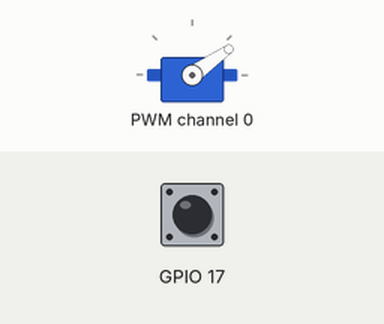
Recording of a program running on a simulated Raspberry Pi (BCM pin numbers). Parts: servo. The test bench sets the inputs (shaded band); at power-on: GPIO 17 LOW. The clock reads 2024-03-15 10:24:30 at power-on unless the program sets it; servo angles are drawn from the pulse width (0.5 ms = 0°, 2.5 ms = 180°); what the program prints to the terminal is not drawn.

Above: at 1.3 s.
1.4 s: GPIO 17 pulsed HIGH 2 times (0.12 s each, 0.3 s apart)
At 1.71 s:
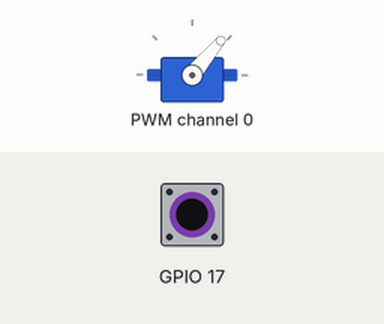
4.4 s: GPIO 17 driven HIGH
At 5.75 s:
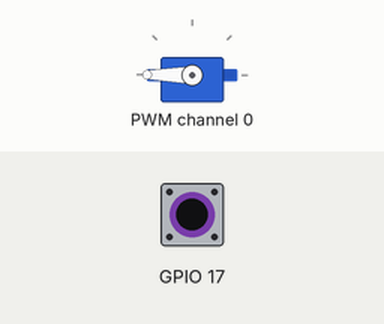
7.4 s: GPIO 17 driven LOW
At 7.65 s:
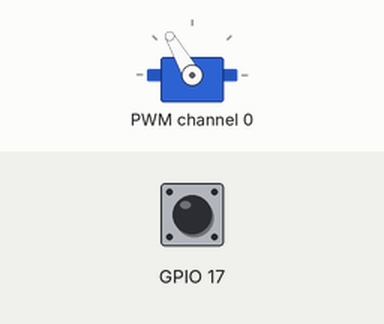
10.4 s: GPIO 17 pulsed HIGH 5 times (0.12 s each, 0.3 s apart)
Timing chart, 0 to 14.4 s (numbered marks = the images above; inputs shaded):
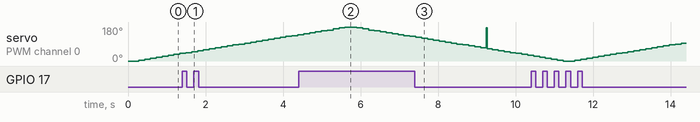

The program:

servo_with_logging.py
```python
#!/usr/bin/env python3
"""
pwm_measure_pigpio.py
=====================
PCA9685 PWM信号の高精度計測 (pigpio使用)
精度: ±1〜5μs

【事前準備】
  sudo apt-get install pigpio python3-pigpio
  sudo systemctl enable pigpiod
  sudo systemctl start pigpiod

【配線】
  PCA9685 ch0 信号ピン → 抵抗分圧回路 → GPIO17 (Pin11)
  ※ PCA9685 VCC=5Vの場合は必ず抵抗分圧すること
     1kΩ と 2.2kΩ で 5V → 約3.4V に降圧

【使い方】
  python3 pwm_measure_pigpio.py
  python3 pwm_measure_pigpio.py --output pwm_log.csv
  python3 pwm_measure_pigpio.py --pin 27 --output pwm_log.csv
"""

import time
import csv
import smbus2
import argparse
from datetime import datetime

try:
    import pigpio
except ImportError:
    print("pigpio が見つかりません。以下を実行してください:")
    print("  sudo apt-get install pigpio python3-pigpio")
    print("  sudo systemctl start pigpiod")
    exit(1)

# ─── 設定 ──────────────────────────────────────────────────
I2C_BUS     = 1
PCA_ADDR    = 0x41      # PCA9685 アドレス
SERVO_CH    = 0         # サーボチャンネル
MEASURE_PIN = 17        # 計測用 GPIO ピン番号 (BCM)

PWM_FREQ_HZ = 50
SERVO_MIN   = 500       # 0度 [μs]
SERVO_MAX   = 2500      # 180度 [μs]
SWEEP_STEP  = 5         # スイープステップ [度]
SWEEP_DELAY = 0.15      # ステップ間待ち [秒]

# PCA9685 レジスタ
PCA_MODE1    = 0x00
PCA_PRESCALE = 0xFE
PCA_LED0_L   = 0x06


# ─── PCA9685 制御 ───────────────────────────────────────────
def pca_init(bus):
    bus.write_byte_data(PCA_ADDR, PCA_MODE1, 0x00)
    time.sleep(0.01)
    prescale = round(25_000_000 / (4096 * PWM_FREQ_HZ)) - 1
    old_mode = bus.read_byte_data(PCA_ADDR, PCA_MODE1)
    bus.write_byte_data(PCA_ADDR, PCA_MODE1, (old_mode & 0x7F) | 0x10)
    bus.write_byte_data(PCA_ADDR, PCA_PRESCALE, prescale)
    bus.write_byte_data(PCA_ADDR, PCA_MODE1, old_mode)
    time.sleep(0.005)
    bus.write_byte_data(PCA_ADDR, PCA_MODE1, old_mode | 0x80)
    print(f"[OK] PCA9685 初期化完了 (addr=0x{PCA_ADDR:02X})")


def pca_set_angle(bus, channel, angle_deg):
    pulse_us  = SERVO_MIN + (SERVO_MAX - SERVO_MIN) * angle_deg / 180
    pulse_cnt = int(pulse_us / (1_000_000 / PWM_FREQ_HZ) * 4096)
    reg = PCA_LED0_L + 4 * channel
    bus.write_byte_data(PCA_ADDR, reg,     0x00)
    bus.write_byte_data(PCA_ADDR, reg + 1, 0x00)
    bus.write_byte_data(PCA_ADDR, reg + 2, pulse_cnt & 0xFF)
    bus.write_byte_data(PCA_ADDR, reg + 3, (pulse_cnt >> 8) & 0xFF)
    return pulse_us  # 設定パルス幅を返す


# ─── pigpio PWM 計測クラス ──────────────────────────────────
class PulseWidthMeter:
    """pigpio のエッジ検出コールバックで高精度にパルス幅を計測する"""

    def __init__(self, pi, pin):
        self.pi      = pi
        self.pin     = pin
        self._rise   = None   # 立ち上がり時刻 [μs]
        self._pulse  = None   # 最新のパルス幅 [μs]
        self._period = None   # 最新の周期 [μs]
        self._prev_rise = None

        pi.set_mode(pin, pigpio.INPUT)
        self._cb = pi.callback(pin, pigpio.EITHER_EDGE, self._edge_callback)

    def _edge_callback(self, gpio, level, tick):
        """エッジ検出コールバック (pigpiod が μs 精度で呼び出す)"""
        if level == pigpio.HIGH:
            # 立ち上がり: 周期を計算
            if self._prev_rise is not None:
                self._period = pigpio.tickDiff(self._prev_rise, tick)
            self._prev_rise = tick
            self._rise = tick
        elif level == pigpio.LOW:
            # 立ち下がり: パルス幅を計算
            if self._rise is not None:
                self._pulse = pigpio.tickDiff(self._rise, tick)

    def read(self):
        """
        最新の計測値を返す
        Returns:
            pulse_us   : パルス幅 [μs]
            period_us  : 周期 [μs]
            duty       : デューティ比 [%]
            freq_hz    : 周波数 [Hz]
        """
        pulse  = self._pulse
        period = self._period
        if pulse is None or period is None or period == 0:
            return None, None, None, None
        duty    = pulse / period * 100
        freq_hz = 1_000_000 / period
        return pulse, period, duty, freq_hz

    def cancel(self):
        self._cb.cancel()


# ─── メイン ────────────────────────────────────────────────
def main(output_csv, pin):
    print("=== PWM 高精度計測 (pigpio) ===")
    print(f"  計測ピン: GPIO{pin}  サーボ ch{SERVO_CH}")
    print(f"  PCA9685: 0x{PCA_ADDR:02X}  精度: ±1〜5μs")
    if output_csv:
        print(f"  CSV出力: {output_csv}")
    print("  Ctrl+C で停止\n")

    # pigpiod に接続
    pi = pigpio.pi()
    if not pi.connected:
        print("pigpiod に接続できません。以下を実行してください:")
        print("  sudo systemctl start pigpiod")
        exit(1)
    print("[OK] pigpiod 接続完了")

    # I2C / PCA9685 初期化
    bus = smbus2.SMBus(I2C_BUS)
    pca_init(bus)

    # 計測器初期化
    meter = PulseWidthMeter(pi, pin)
    time.sleep(0.1)  # コールバック安定待ち

    log_data = []

    print(f"\n  {'時刻':<26} {'角度':>4} {'設定':>8} {'計測':>8} {'周期':>8} {'デューティ':>8} {'周波数':>8}")
    print("  " + "─" * 82)

    try:
        while True:
            angles = list(range(0, 181, SWEEP_STEP)) + list(range(180, -1, -SWEEP_STEP))
            for angle in angles:
                expected_us = pca_set_angle(bus, SERVO_CH, angle)
                time.sleep(SWEEP_DELAY)

                pulse, period, duty, freq = meter.read()
                ts = datetime.now().isoformat(timespec="milliseconds")

                if pulse is not None:
                    print(f"  {ts}  {angle:3d}°  "
                          f"{expected_us:7.1f}μs  "
                          f"{pulse:7.1f}μs  "
                          f"{period:7.1f}μs  "
                          f"{duty:6.2f}%  "
                          f"{freq:6.2f}Hz", end="\r")
                    row = {
                        "timestamp":    ts,
                        "angle_deg":    angle,
                        "expected_us":  round(expected_us, 1),
                        "measured_us":  round(pulse, 1),
                        "period_us":    round(period, 1),
                        "duty_percent": round(duty, 3),
                        "freq_hz":      round(freq, 3),
                    }
                else:
                    print(f"  {ts}  {angle:3d}°  計測待ち...", end="\r")
                    row = {
                        "timestamp":    ts,
                        "angle_deg":    angle,
                        "expected_us":  round(expected_us, 1),
                        "measured_us":  None,
                        "period_us":    None,
                        "duty_percent": None,
                        "freq_hz":      None,
                    }
                log_data.append(row)

    except KeyboardInterrupt:
        print(f"\n\n停止します... ({len(log_data)} サンプル収集)")
        pca_set_angle(bus, SERVO_CH, 90)
        time.sleep(0.3)

    finally:
        meter.cancel()
        pi.stop()
        bus.close()

        if output_csv and log_data:
            with open(output_csv, "w", newline="") as f:
                writer = csv.DictWriter(f, fieldnames=list(log_data[0].keys()))
                writer.writeheader()
                writer.writerows(log_data)
            print(f"[OK] CSV保存: {output_csv} ({len(log_data)} 件)")

        print("完了")


if __name__ == "__main__":
    parser = argparse.ArgumentParser(description="PWM 高精度計測 (pigpio)")
    parser.add_argument("--output", "-o", type=str, default=None,
                        help="CSV出力ファイルパス")
    parser.add_argument("--pin",    "-p", type=int, default=MEASURE_PIN,
                        help=f"計測GPIO番号 BCM (default: {MEASURE_PIN})")
    args = parser.parse_args()
    main(args.output, args.pin)
```
